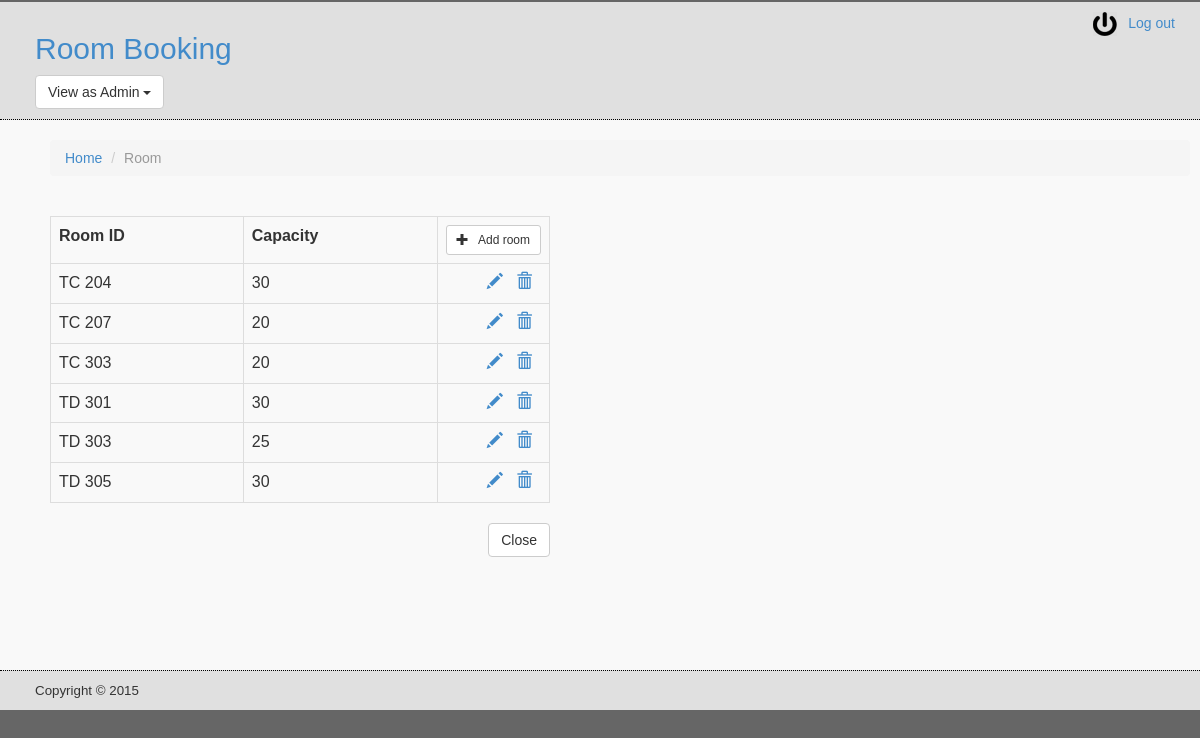
The app's page /PHP/admin-room.php (signed in) with its own data.
### tables this page shows
CREATE TABLE `tb_room` (
  `room_id` varchar(8) NOT NULL,
  `capacity` tinyint(4) DEFAULT NULL,
  PRIMARY KEY (`room_id`)
);

### PHP/dbhandler.php (called while the page is built, shortened)
<?php
class dbhandler{
	private $connection, $host, $dbName, $user, $pass;
	public function __construct($dbName){
		$this->host = "localhost";
		$this->dbName = "roombooking";
		$this->user = "root";
		$this->pass = "";
	}
	private function connect(){
		try{
			$this->connection = new PDO("mysql:host=".$this->host.";dbname=".$this->dbName,$this->user,$this->pass);
			$this->connection->setAttribute(PDO::ATTR_ERRMODE, PDO::ERRMODE_SILENT);
			return true;
		}catch(PDOException $e){
			$this->error = $e->getMessage();
			$this->connection = null;
			return false;
		}
	}
	public function selectQuery($sql){
		$data = array();
		$this->sql = $sql;
		$query = $this->connection->query($this->sql);
		if($query==false){
			$errInfo = $this->connection->errorInfo();
			$this->error = $errInfo[2];
		}else{
			while($record = $query->fetch(PDO::FETCH_ASSOC)){
				array_push($data,$record);
			}
		}
		return $data;
	}
}
?>

### PHP/admin-room.php (the view, shortened to what this page needs)
<?php
require_once('dbhandler.php');
$db = new dbhandler('roombooking');
?>
<?php
include('header.php');
?>
<div class="container">
	<ol class="breadcrumb">
		<li><a href="admin.php">Home</a></li>
		<li class="active">Room</li>
	</ol>
	<br>
	<table class="table table-striped table-bordered table-hover"  style="width:500px;">
		<tr>
			<th style="width:200px;">Room ID</th>
			<th style="width:200px;">Capacity</th>
			<th style="width:100px;"><button class="btn btn-default btn-sm" onclick="doAdd();"><span class="glyphicon glyphicon-plus"></span> &nbsp; Add room</button></th>
		</tr>
		<?php
			$data = $db->selectQuery("Select * from tb_room order by room_id");
			foreach($data as $d){
				echo "<tr>";
				echo "<td>".$d['room_id']."</td>";
				echo "<td>".$d['capacity']."</td>";
				echo '<td style="text-align:right;">';
				echo '<a href="#" onclick="doEdit(\''.$d['room_id'].'\',\''.$d['capacity'].'\'); return false;" title="Edit"><span class="glyphicon glyphicon-pencil"></span></a> &nbsp; ';
				echo '<a href="#" onclick="doDelete(\''.$d['room_id'].'\'); return false;" title="Delete"><span class="glyphicon glyphicon-trash"></span></a> &nbsp; ';
				echo '</td>';
				echo "</tr>";
			}
		?>
	</table>
	<div style="width:500px;">
		<a href="admin.php" class="btn btn-default" style="float:right;">Close</a>
	</div>
</div>
<?php
include('footer.php');
?>

### PHP/header.php (shortened to what this page needs)
<!DOCTYPE HTML>
<html>
<head>
	<link rel="stylesheet" href="css/bootstrap.min.css">
	<link rel="stylesheet" href="css/customStyles.css">
	<link rel="stylesheet" href="css/bootstrap-datetimepicker.min.css">
</head>
<body>
	<header>
		<div class="container">
			<?php if(isset($_SESSION['username']) && $_SESSION['username']!=''): ?>
				<a href="logout.php" class="link-logout"><img src="images/logout.png" style="height:24px;"> &nbsp; Log out</a>
			<?php else: ?>
				<a href="userregister.php" class="link-logout"><img src="images/newuser.png" style="height:24px;"> &nbsp; New user</a>
			<?php endif; ?>
			<?php if(isset($_SESSION['usertype']) && (int)$_SESSION['usertype']==1): ?>
				<h2 id="header-heading"><a href="admin.php" title="home">Room Booking</a></h2>
			<?php else: ?>
				<h2 id="header-heading"><a href="user.php" title="home">Room Booking</a></h2>
			<?php endif; ?>
		</div>
		<div class="container">
			<div id="nav-main">
				<?php if(isset($_SESSION['usertype']) && (int)$_SESSION['usertype']==1): ?>
				<div class="dropdown">
					<button class="btn btn-default dropdown-toggle" type="button" id="dropdownMenu1" data-toggle="dropdown" aria-haspopup="true" aria-expanded="true">
						View as <?php echo (strpos($_SERVER['PHP_SELF'],'admin')>-1?'Admin':'User'); ?>
						<span class="caret"></span>
					</button>
				</div>
				<?php endif; ?>
			</div>
		</div>
	</header>
	<section id="content">
		<div class="container">

### PHP/footer.php
			</div>
		</section>
		<footer>
			<div class="container">
				<span>Copyright &copy; 2015</span>
			</div>
		</footer>
	</body>
</html>

### PHP/css/customStyles.css (style rules this page uses)
body { font-family: arial, sans-serif; background-color: #666666 }
header { margin-top: 2px; padding: 10px 20px; color: #666666; background-color: #E0E0E0; border-bottom: dotted 1px black; }
#content { background-color: #F9F9F9; padding: 20px 20px; min-height: 550px; }
#header-heading { display : block; float : left; }
.link-logout { display : block; float : right; text-decoration : none; }
.link-logout:link, .link-logout:active, .link-logout:visited, .link-logout:hover { text-decoration : none; }
footer { padding: 10px 20px; font-size: 10pt; background-color: #E0E0E0; border-top: dotted 1px black; color: #333333; }

### records on screen
tb_room: room_id "TC 204", capacity "30"
tb_room: room_id "TC 207", capacity "20"
tb_room: room_id "TC 303", capacity "20"
tb_room: room_id "TD 301", capacity "30"
tb_room: room_id "TD 303", capacity "25"
tb_room: room_id "TD 305", capacity "30"
